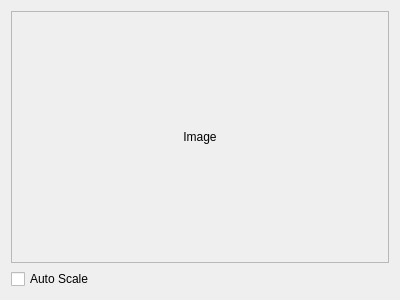
<?xml version="1.0" encoding="UTF-8"?>
<ui version="4.0">
 <class>LaplacianEdgeDetector</class>
 <widget class="QWidget" name="LaplacianEdgeDetector">
  <property name="windowModality">
   <enum>Qt::ApplicationModal</enum>
  </property>
  <property name="geometry">
   <rect>
    <x>0</x>
    <y>0</y>
    <width>400</width>
    <height>300</height>
   </rect>
  </property>
  <property name="windowTitle">
   <string>Laplacian Edge Detector</string>
  </property>
  <layout class="QGridLayout" name="gridLayout_2">
   <item row="0" column="0">
    <widget class="QScrollArea" name="imageScrollArea">
     <property name="widgetResizable">
      <bool>true</bool>
     </property>
     <widget class="QWidget" name="scrollAreaWidgetContents">
      <property name="geometry">
       <rect>
        <x>0</x>
        <y>0</y>
        <width>380</width>
        <height>257</height>
       </rect>
      </property>
      <layout class="QGridLayout" name="gridLayout">
       <item row="0" column="0">
        <widget class="QLabel" name="image">
         <property name="text">
          <string>Image</string>
         </property>
         <property name="alignment">
          <set>Qt::AlignCenter</set>
         </property>
        </widget>
       </item>
      </layout>
     </widget>
    </widget>
   </item>
   <item row="1" column="0">
    <widget class="QCheckBox" name="autoScaleCheckBox">
     <property name="text">
      <string>Auto Scale</string>
     </property>
    </widget>
   </item>
  </layout>
 </widget>
 <resources/>
 <connections/>
</ui>
